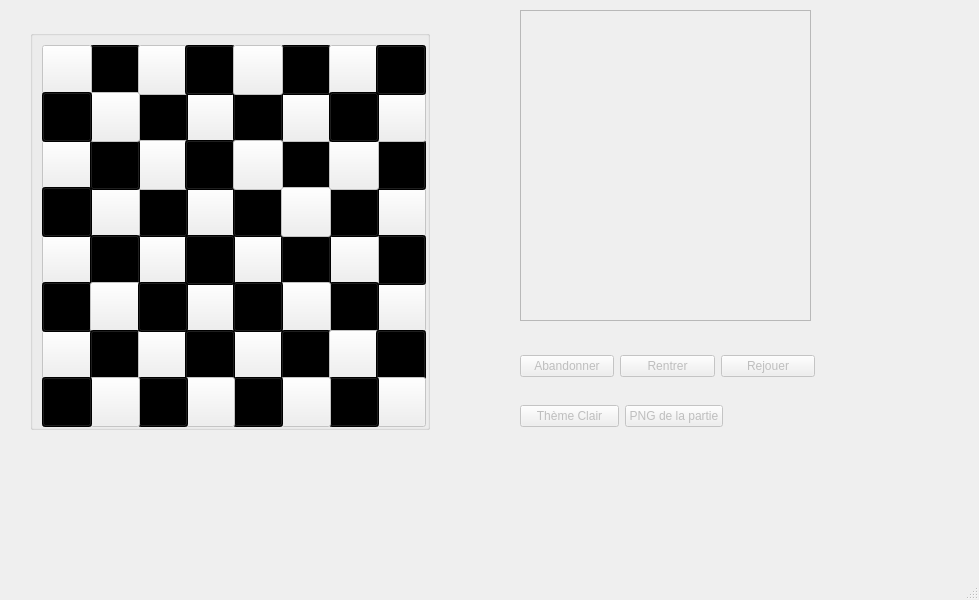
<?xml version="1.0" encoding="UTF-8"?>
<ui version="4.0">
 <class>Jeu_d_echecs</class>
 <widget class="QMainWindow" name="Jeu_d_echecs">
  <property name="enabled">
   <bool>false</bool>
  </property>
  <property name="geometry">
   <rect>
    <x>0</x>
    <y>0</y>
    <width>979</width>
    <height>600</height>
   </rect>
  </property>
  <property name="windowTitle">
   <string>Jeu d'échecs</string>
  </property>
  <widget class="QWidget" name="centralwidget">
   <widget class="QGroupBox" name="Echiquier">
    <property name="enabled">
     <bool>false</bool>
    </property>
    <property name="geometry">
     <rect>
      <x>30</x>
      <y>30</y>
      <width>400</width>
      <height>400</height>
     </rect>
    </property>
    <property name="minimumSize">
     <size>
      <width>400</width>
      <height>400</height>
     </size>
    </property>
    <property name="maximumSize">
     <size>
      <width>400</width>
      <height>400</height>
     </size>
    </property>
    <property name="title">
     <string/>
    </property>
    <layout class="QGridLayout" name="gridLayout_3">
     <item row="0" column="0">
      <layout class="QGridLayout" name="gridLayout_2">
       <item row="11" column="1">
        <widget class="QPushButton" name="A2">
         <property name="minimumSize">
          <size>
           <width>50</width>
           <height>50</height>
          </size>
         </property>
         <property name="maximumSize">
          <size>
           <width>50</width>
           <height>50</height>
          </size>
         </property>
         <property name="text">
          <string/>
         </property>
        </widget>
       </item>
       <item row="10" column="4">
        <widget class="QPushButton" name="D3">
         <property name="minimumSize">
          <size>
           <width>50</width>
           <height>50</height>
          </size>
         </property>
         <property name="maximumSize">
          <size>
           <width>50</width>
           <height>50</height>
          </size>
         </property>
         <property name="text">
          <string/>
         </property>
        </widget>
       </item>
       <item row="9" column="3">
        <widget class="QPushButton" name="C4">
         <property name="minimumSize">
          <size>
           <width>50</width>
           <height>50</height>
          </size>
         </property>
         <property name="maximumSize">
          <size>
           <width>50</width>
           <height>50</height>
          </size>
         </property>
         <property name="text">
          <string/>
         </property>
        </widget>
       </item>
       <item row="9" column="1">
        <widget class="QPushButton" name="A4">
         <property name="minimumSize">
          <size>
           <width>50</width>
           <height>50</height>
          </size>
         </property>
         <property name="maximumSize">
          <size>
           <width>50</width>
           <height>50</height>
          </size>
         </property>
         <property name="text">
          <string/>
         </property>
        </widget>
       </item>
       <item row="10" column="1">
        <widget class="QPushButton" name="A3">
         <property name="minimumSize">
          <size>
           <width>50</width>
           <height>50</height>
          </size>
         </property>
         <property name="maximumSize">
          <size>
           <width>50</width>
           <height>50</height>
          </size>
         </property>
         <property name="styleSheet">
          <string notr="true">background-color:black;</string>
         </property>
         <property name="text">
          <string/>
         </property>
        </widget>
       </item>
       <item row="6" column="6">
        <widget class="QPushButton" name="F6">
         <property name="minimumSize">
          <size>
           <width>50</width>
           <height>50</height>
          </size>
         </property>
         <property name="maximumSize">
          <size>
           <width>50</width>
           <height>50</height>
          </size>
         </property>
         <property name="styleSheet">
          <string notr="true">background-color:black;</string>
         </property>
         <property name="text">
          <string/>
         </property>
        </widget>
       </item>
       <item row="9" column="5">
        <widget class="QPushButton" name="E4">
         <property name="minimumSize">
          <size>
           <width>50</width>
           <height>50</height>
          </size>
         </property>
         <property name="maximumSize">
          <size>
           <width>50</width>
           <height>50</height>
          </size>
         </property>
         <property name="text">
          <string/>
         </property>
        </widget>
       </item>
       <item row="5" column="4">
        <widget class="QPushButton" name="D7">
         <property name="minimumSize">
          <size>
           <width>50</width>
           <height>50</height>
          </size>
         </property>
         <property name="maximumSize">
          <size>
           <width>50</width>
           <height>50</height>
          </size>
         </property>
         <property name="text">
          <string/>
         </property>
        </widget>
       </item>
       <item row="8" column="4">
        <widget class="QPushButton" name="D5">
         <property name="minimumSize">
          <size>
           <width>50</width>
           <height>50</height>
          </size>
         </property>
         <property name="maximumSize">
          <size>
           <width>50</width>
           <height>50</height>
          </size>
         </property>
         <property name="text">
          <string/>
         </property>
        </widget>
       </item>
       <item row="8" column="5">
        <widget class="QPushButton" name="E5">
         <property name="minimumSize">
          <size>
           <width>50</width>
           <height>50</height>
          </size>
         </property>
         <property name="maximumSize">
          <size>
           <width>50</width>
           <height>50</height>
          </size>
         </property>
         <property name="styleSheet">
          <string notr="true">background-color:black;</string>
         </property>
         <property name="text">
          <string/>
         </property>
        </widget>
       </item>
       <item row="9" column="4">
        <widget class="QPushButton" name="D4">
         <property name="minimumSize">
          <size>
           <width>50</width>
           <height>50</height>
          </size>
         </property>
         <property name="maximumSize">
          <size>
           <width>50</width>
           <height>50</height>
          </size>
         </property>
         <property name="styleSheet">
          <string notr="true">background-color:black;</string>
         </property>
         <property name="text">
          <string/>
         </property>
        </widget>
       </item>
       <item row="5" column="6">
        <widget class="QPushButton" name="F7">
         <property name="minimumSize">
          <size>
           <width>50</width>
           <height>50</height>
          </size>
         </property>
         <property name="maximumSize">
          <size>
           <width>50</width>
           <height>50</height>
          </size>
         </property>
         <property name="text">
          <string/>
         </property>
        </widget>
       </item>
       <item row="5" column="5">
        <widget class="QPushButton" name="E7">
         <property name="minimumSize">
          <size>
           <width>50</width>
           <height>50</height>
          </size>
         </property>
         <property name="maximumSize">
          <size>
           <width>50</width>
           <height>50</height>
          </size>
         </property>
         <property name="styleSheet">
          <string notr="true">background-color:black;</string>
         </property>
         <property name="text">
          <string/>
         </property>
        </widget>
       </item>
       <item row="5" column="3">
        <widget class="QPushButton" name="C7">
         <property name="minimumSize">
          <size>
           <width>50</width>
           <height>50</height>
          </size>
         </property>
         <property name="maximumSize">
          <size>
           <width>50</width>
           <height>50</height>
          </size>
         </property>
         <property name="styleSheet">
          <string notr="true">background-color:black;</string>
         </property>
         <property name="text">
          <string/>
         </property>
        </widget>
       </item>
       <item row="8" column="3">
        <widget class="QPushButton" name="C5">
         <property name="minimumSize">
          <size>
           <width>50</width>
           <height>50</height>
          </size>
         </property>
         <property name="maximumSize">
          <size>
           <width>50</width>
           <height>50</height>
          </size>
         </property>
         <property name="styleSheet">
          <string notr="true">background-color:black;</string>
         </property>
         <property name="text">
          <string/>
         </property>
        </widget>
       </item>
       <item row="6" column="3">
        <widget class="QPushButton" name="C6">
         <property name="minimumSize">
          <size>
           <width>50</width>
           <height>50</height>
          </size>
         </property>
         <property name="maximumSize">
          <size>
           <width>50</width>
           <height>50</height>
          </size>
         </property>
         <property name="text">
          <string/>
         </property>
        </widget>
       </item>
       <item row="6" column="4">
        <widget class="QPushButton" name="D6">
         <property name="minimumSize">
          <size>
           <width>50</width>
           <height>50</height>
          </size>
         </property>
         <property name="maximumSize">
          <size>
           <width>50</width>
           <height>50</height>
          </size>
         </property>
         <property name="styleSheet">
          <string notr="true">background-color:black;</string>
         </property>
         <property name="text">
          <string/>
         </property>
        </widget>
       </item>
       <item row="8" column="2">
        <widget class="QPushButton" name="B5">
         <property name="minimumSize">
          <size>
           <width>50</width>
           <height>50</height>
          </size>
         </property>
         <property name="maximumSize">
          <size>
           <width>50</width>
           <height>50</height>
          </size>
         </property>
         <property name="text">
          <string/>
         </property>
        </widget>
       </item>
       <item row="6" column="1">
        <widget class="QPushButton" name="A6">
         <property name="minimumSize">
          <size>
           <width>50</width>
           <height>50</height>
          </size>
         </property>
         <property name="maximumSize">
          <size>
           <width>50</width>
           <height>50</height>
          </size>
         </property>
         <property name="toolTipDuration">
          <number>-1</number>
         </property>
         <property name="text">
          <string/>
         </property>
        </widget>
       </item>
       <item row="6" column="2">
        <widget class="QPushButton" name="B6">
         <property name="minimumSize">
          <size>
           <width>50</width>
           <height>50</height>
          </size>
         </property>
         <property name="maximumSize">
          <size>
           <width>50</width>
           <height>50</height>
          </size>
         </property>
         <property name="styleSheet">
          <string notr="true">background-color:black;</string>
         </property>
         <property name="text">
          <string/>
         </property>
        </widget>
       </item>
       <item row="4" column="2">
        <widget class="QPushButton" name="B8">
         <property name="minimumSize">
          <size>
           <width>50</width>
           <height>50</height>
          </size>
         </property>
         <property name="maximumSize">
          <size>
           <width>50</width>
           <height>50</height>
          </size>
         </property>
         <property name="styleSheet">
          <string notr="true">background-color:black;</string>
         </property>
         <property name="text">
          <string/>
         </property>
        </widget>
       </item>
       <item row="5" column="2">
        <widget class="QPushButton" name="B7">
         <property name="minimumSize">
          <size>
           <width>50</width>
           <height>50</height>
          </size>
         </property>
         <property name="maximumSize">
          <size>
           <width>50</width>
           <height>50</height>
          </size>
         </property>
         <property name="text">
          <string/>
         </property>
        </widget>
       </item>
       <item row="4" column="3">
        <widget class="QPushButton" name="C8">
         <property name="minimumSize">
          <size>
           <width>50</width>
           <height>50</height>
          </size>
         </property>
         <property name="maximumSize">
          <size>
           <width>50</width>
           <height>50</height>
          </size>
         </property>
         <property name="text">
          <string/>
         </property>
        </widget>
       </item>
       <item row="4" column="1">
        <widget class="QPushButton" name="A8">
         <property name="minimumSize">
          <size>
           <width>50</width>
           <height>50</height>
          </size>
         </property>
         <property name="maximumSize">
          <size>
           <width>50</width>
           <height>50</height>
          </size>
         </property>
         <property name="text">
          <string/>
         </property>
        </widget>
       </item>
       <item row="9" column="2">
        <widget class="QPushButton" name="B4">
         <property name="minimumSize">
          <size>
           <width>50</width>
           <height>50</height>
          </size>
         </property>
         <property name="maximumSize">
          <size>
           <width>50</width>
           <height>50</height>
          </size>
         </property>
         <property name="styleSheet">
          <string notr="true">background-color:black;</string>
         </property>
         <property name="text">
          <string/>
         </property>
        </widget>
       </item>
       <item row="10" column="2">
        <widget class="QPushButton" name="B3">
         <property name="minimumSize">
          <size>
           <width>50</width>
           <height>50</height>
          </size>
         </property>
         <property name="maximumSize">
          <size>
           <width>50</width>
           <height>50</height>
          </size>
         </property>
         <property name="text">
          <string/>
         </property>
        </widget>
       </item>
       <item row="4" column="6">
        <widget class="QPushButton" name="F8">
         <property name="minimumSize">
          <size>
           <width>50</width>
           <height>50</height>
          </size>
         </property>
         <property name="maximumSize">
          <size>
           <width>50</width>
           <height>50</height>
          </size>
         </property>
         <property name="styleSheet">
          <string notr="true">background-color:black;</string>
         </property>
         <property name="text">
          <string/>
         </property>
        </widget>
       </item>
       <item row="11" column="2">
        <widget class="QPushButton" name="B2">
         <property name="minimumSize">
          <size>
           <width>50</width>
           <height>50</height>
          </size>
         </property>
         <property name="maximumSize">
          <size>
           <width>50</width>
           <height>50</height>
          </size>
         </property>
         <property name="styleSheet">
          <string notr="true">background-color:black;</string>
         </property>
         <property name="text">
          <string/>
         </property>
        </widget>
       </item>
       <item row="10" column="8">
        <widget class="QPushButton" name="H3">
         <property name="minimumSize">
          <size>
           <width>50</width>
           <height>50</height>
          </size>
         </property>
         <property name="maximumSize">
          <size>
           <width>50</width>
           <height>50</height>
          </size>
         </property>
         <property name="text">
          <string/>
         </property>
        </widget>
       </item>
       <item row="8" column="8">
        <widget class="QPushButton" name="H5">
         <property name="minimumSize">
          <size>
           <width>50</width>
           <height>50</height>
          </size>
         </property>
         <property name="maximumSize">
          <size>
           <width>50</width>
           <height>50</height>
          </size>
         </property>
         <property name="text">
          <string/>
         </property>
        </widget>
       </item>
       <item row="9" column="8">
        <widget class="QPushButton" name="H4">
         <property name="minimumSize">
          <size>
           <width>50</width>
           <height>50</height>
          </size>
         </property>
         <property name="maximumSize">
          <size>
           <width>50</width>
           <height>50</height>
          </size>
         </property>
         <property name="styleSheet">
          <string notr="true">background-color:black;</string>
         </property>
         <property name="text">
          <string/>
         </property>
        </widget>
       </item>
       <item row="9" column="7">
        <widget class="QPushButton" name="G4">
         <property name="minimumSize">
          <size>
           <width>50</width>
           <height>50</height>
          </size>
         </property>
         <property name="maximumSize">
          <size>
           <width>50</width>
           <height>50</height>
          </size>
         </property>
         <property name="text">
          <string/>
         </property>
        </widget>
       </item>
       <item row="9" column="6">
        <widget class="QPushButton" name="F4">
         <property name="minimumSize">
          <size>
           <width>50</width>
           <height>50</height>
          </size>
         </property>
         <property name="maximumSize">
          <size>
           <width>50</width>
           <height>50</height>
          </size>
         </property>
         <property name="styleSheet">
          <string notr="true">background-color:black;</string>
         </property>
         <property name="text">
          <string/>
         </property>
        </widget>
       </item>
       <item row="10" column="7">
        <widget class="QPushButton" name="G3">
         <property name="minimumSize">
          <size>
           <width>50</width>
           <height>50</height>
          </size>
         </property>
         <property name="maximumSize">
          <size>
           <width>50</width>
           <height>50</height>
          </size>
         </property>
         <property name="styleSheet">
          <string notr="true">background-color:black;</string>
         </property>
         <property name="text">
          <string/>
         </property>
        </widget>
       </item>
       <item row="10" column="6">
        <widget class="QPushButton" name="F3">
         <property name="minimumSize">
          <size>
           <width>50</width>
           <height>50</height>
          </size>
         </property>
         <property name="maximumSize">
          <size>
           <width>50</width>
           <height>50</height>
          </size>
         </property>
         <property name="text">
          <string/>
         </property>
        </widget>
       </item>
       <item row="11" column="5">
        <widget class="QPushButton" name="E2">
         <property name="minimumSize">
          <size>
           <width>50</width>
           <height>50</height>
          </size>
         </property>
         <property name="maximumSize">
          <size>
           <width>50</width>
           <height>50</height>
          </size>
         </property>
         <property name="text">
          <string/>
         </property>
        </widget>
       </item>
       <item row="11" column="3">
        <widget class="QPushButton" name="C2">
         <property name="minimumSize">
          <size>
           <width>50</width>
           <height>50</height>
          </size>
         </property>
         <property name="maximumSize">
          <size>
           <width>50</width>
           <height>50</height>
          </size>
         </property>
         <property name="text">
          <string/>
         </property>
        </widget>
       </item>
       <item row="4" column="7">
        <widget class="QPushButton" name="G8">
         <property name="minimumSize">
          <size>
           <width>50</width>
           <height>50</height>
          </size>
         </property>
         <property name="maximumSize">
          <size>
           <width>50</width>
           <height>50</height>
          </size>
         </property>
         <property name="text">
          <string/>
         </property>
        </widget>
       </item>
       <item row="8" column="7">
        <widget class="QPushButton" name="G5">
         <property name="minimumSize">
          <size>
           <width>50</width>
           <height>50</height>
          </size>
         </property>
         <property name="maximumSize">
          <size>
           <width>50</width>
           <height>50</height>
          </size>
         </property>
         <property name="styleSheet">
          <string notr="true">background-color:black;</string>
         </property>
         <property name="text">
          <string/>
         </property>
        </widget>
       </item>
       <item row="6" column="8">
        <widget class="QPushButton" name="H6">
         <property name="minimumSize">
          <size>
           <width>50</width>
           <height>50</height>
          </size>
         </property>
         <property name="maximumSize">
          <size>
           <width>50</width>
           <height>50</height>
          </size>
         </property>
         <property name="styleSheet">
          <string notr="true">background-color:black;</string>
         </property>
         <property name="text">
          <string/>
         </property>
        </widget>
       </item>
       <item row="8" column="6">
        <widget class="QPushButton" name="F5">
         <property name="minimumSize">
          <size>
           <width>50</width>
           <height>50</height>
          </size>
         </property>
         <property name="maximumSize">
          <size>
           <width>50</width>
           <height>50</height>
          </size>
         </property>
         <property name="text">
          <string/>
         </property>
        </widget>
       </item>
       <item row="10" column="5">
        <widget class="QPushButton" name="E3">
         <property name="minimumSize">
          <size>
           <width>50</width>
           <height>50</height>
          </size>
         </property>
         <property name="maximumSize">
          <size>
           <width>50</width>
           <height>50</height>
          </size>
         </property>
         <property name="styleSheet">
          <string notr="true">background-color:black;</string>
         </property>
         <property name="text">
          <string/>
         </property>
        </widget>
       </item>
       <item row="5" column="8">
        <widget class="QPushButton" name="H7">
         <property name="minimumSize">
          <size>
           <width>50</width>
           <height>50</height>
          </size>
         </property>
         <property name="maximumSize">
          <size>
           <width>50</width>
           <height>50</height>
          </size>
         </property>
         <property name="text">
          <string/>
         </property>
        </widget>
       </item>
       <item row="11" column="4">
        <widget class="QPushButton" name="D2">
         <property name="minimumSize">
          <size>
           <width>50</width>
           <height>50</height>
          </size>
         </property>
         <property name="maximumSize">
          <size>
           <width>50</width>
           <height>50</height>
          </size>
         </property>
         <property name="styleSheet">
          <string notr="true">background-color:black;</string>
         </property>
         <property name="text">
          <string/>
         </property>
        </widget>
       </item>
       <item row="6" column="7">
        <widget class="QPushButton" name="G6">
         <property name="minimumSize">
          <size>
           <width>50</width>
           <height>50</height>
          </size>
         </property>
         <property name="maximumSize">
          <size>
           <width>50</width>
           <height>50</height>
          </size>
         </property>
         <property name="text">
          <string/>
         </property>
        </widget>
       </item>
       <item row="11" column="6">
        <widget class="QPushButton" name="F2">
         <property name="minimumSize">
          <size>
           <width>50</width>
           <height>50</height>
          </size>
         </property>
         <property name="maximumSize">
          <size>
           <width>50</width>
           <height>50</height>
          </size>
         </property>
         <property name="styleSheet">
          <string notr="true">background-color:black;</string>
         </property>
         <property name="text">
          <string/>
         </property>
        </widget>
       </item>
       <item row="5" column="7">
        <widget class="QPushButton" name="G7">
         <property name="minimumSize">
          <size>
           <width>50</width>
           <height>50</height>
          </size>
         </property>
         <property name="maximumSize">
          <size>
           <width>50</width>
           <height>50</height>
          </size>
         </property>
         <property name="styleSheet">
          <string notr="true">background-color:black;</string>
         </property>
         <property name="text">
          <string/>
         </property>
        </widget>
       </item>
       <item row="4" column="8">
        <widget class="QPushButton" name="H8">
         <property name="minimumSize">
          <size>
           <width>50</width>
           <height>50</height>
          </size>
         </property>
         <property name="maximumSize">
          <size>
           <width>50</width>
           <height>50</height>
          </size>
         </property>
         <property name="styleSheet">
          <string notr="true">background-color:black;</string>
         </property>
         <property name="text">
          <string/>
         </property>
        </widget>
       </item>
       <item row="5" column="1">
        <widget class="QPushButton" name="A7">
         <property name="minimumSize">
          <size>
           <width>50</width>
           <height>50</height>
          </size>
         </property>
         <property name="maximumSize">
          <size>
           <width>50</width>
           <height>50</height>
          </size>
         </property>
         <property name="styleSheet">
          <string notr="true">background-color:black;</string>
         </property>
         <property name="text">
          <string/>
         </property>
        </widget>
       </item>
       <item row="8" column="1">
        <widget class="QPushButton" name="A5">
         <property name="minimumSize">
          <size>
           <width>50</width>
           <height>50</height>
          </size>
         </property>
         <property name="maximumSize">
          <size>
           <width>50</width>
           <height>50</height>
          </size>
         </property>
         <property name="styleSheet">
          <string notr="true">background-color:black;</string>
         </property>
         <property name="text">
          <string/>
         </property>
        </widget>
       </item>
       <item row="4" column="4">
        <widget class="QPushButton" name="D8">
         <property name="minimumSize">
          <size>
           <width>50</width>
           <height>50</height>
          </size>
         </property>
         <property name="maximumSize">
          <size>
           <width>50</width>
           <height>50</height>
          </size>
         </property>
         <property name="styleSheet">
          <string notr="true">background-color:black;</string>
         </property>
         <property name="text">
          <string/>
         </property>
        </widget>
       </item>
       <item row="4" column="5">
        <widget class="QPushButton" name="E8">
         <property name="minimumSize">
          <size>
           <width>50</width>
           <height>50</height>
          </size>
         </property>
         <property name="maximumSize">
          <size>
           <width>50</width>
           <height>50</height>
          </size>
         </property>
         <property name="text">
          <string/>
         </property>
        </widget>
       </item>
       <item row="10" column="3">
        <widget class="QPushButton" name="C3">
         <property name="minimumSize">
          <size>
           <width>50</width>
           <height>50</height>
          </size>
         </property>
         <property name="maximumSize">
          <size>
           <width>50</width>
           <height>50</height>
          </size>
         </property>
         <property name="styleSheet">
          <string notr="true">background-color:black;</string>
         </property>
         <property name="text">
          <string/>
         </property>
        </widget>
       </item>
       <item row="6" column="5">
        <widget class="QPushButton" name="E6">
         <property name="minimumSize">
          <size>
           <width>50</width>
           <height>50</height>
          </size>
         </property>
         <property name="maximumSize">
          <size>
           <width>50</width>
           <height>50</height>
          </size>
         </property>
         <property name="text">
          <string/>
         </property>
        </widget>
       </item>
       <item row="11" column="7">
        <widget class="QPushButton" name="G2">
         <property name="minimumSize">
          <size>
           <width>50</width>
           <height>50</height>
          </size>
         </property>
         <property name="maximumSize">
          <size>
           <width>50</width>
           <height>50</height>
          </size>
         </property>
         <property name="text">
          <string/>
         </property>
        </widget>
       </item>
       <item row="11" column="8">
        <widget class="QPushButton" name="H2">
         <property name="minimumSize">
          <size>
           <width>50</width>
           <height>50</height>
          </size>
         </property>
         <property name="maximumSize">
          <size>
           <width>50</width>
           <height>50</height>
          </size>
         </property>
         <property name="styleSheet">
          <string notr="true">background-color:black;</string>
         </property>
         <property name="text">
          <string/>
         </property>
        </widget>
       </item>
       <item row="14" column="8">
        <widget class="QPushButton" name="H1">
         <property name="minimumSize">
          <size>
           <width>50</width>
           <height>50</height>
          </size>
         </property>
         <property name="maximumSize">
          <size>
           <width>50</width>
           <height>50</height>
          </size>
         </property>
         <property name="text">
          <string/>
         </property>
        </widget>
       </item>
       <item row="14" column="7">
        <widget class="QPushButton" name="G1">
         <property name="minimumSize">
          <size>
           <width>50</width>
           <height>50</height>
          </size>
         </property>
         <property name="maximumSize">
          <size>
           <width>50</width>
           <height>50</height>
          </size>
         </property>
         <property name="styleSheet">
          <string notr="true">background-color:black;</string>
         </property>
         <property name="text">
          <string/>
         </property>
        </widget>
       </item>
       <item row="14" column="6">
        <widget class="QPushButton" name="F1">
         <property name="minimumSize">
          <size>
           <width>50</width>
           <height>50</height>
          </size>
         </property>
         <property name="maximumSize">
          <size>
           <width>50</width>
           <height>50</height>
          </size>
         </property>
         <property name="text">
          <string/>
         </property>
        </widget>
       </item>
       <item row="14" column="5">
        <widget class="QPushButton" name="E1">
         <property name="minimumSize">
          <size>
           <width>50</width>
           <height>50</height>
          </size>
         </property>
         <property name="maximumSize">
          <size>
           <width>50</width>
           <height>50</height>
          </size>
         </property>
         <property name="styleSheet">
          <string notr="true">background-color:black;</string>
         </property>
         <property name="text">
          <string/>
         </property>
        </widget>
       </item>
       <item row="14" column="4">
        <widget class="QPushButton" name="D1">
         <property name="minimumSize">
          <size>
           <width>50</width>
           <height>50</height>
          </size>
         </property>
         <property name="maximumSize">
          <size>
           <width>50</width>
           <height>50</height>
          </size>
         </property>
         <property name="text">
          <string/>
         </property>
        </widget>
       </item>
       <item row="14" column="3">
        <widget class="QPushButton" name="C1">
         <property name="minimumSize">
          <size>
           <width>50</width>
           <height>50</height>
          </size>
         </property>
         <property name="maximumSize">
          <size>
           <width>50</width>
           <height>50</height>
          </size>
         </property>
         <property name="styleSheet">
          <string notr="true">background-color:black;</string>
         </property>
         <property name="text">
          <string/>
         </property>
        </widget>
       </item>
       <item row="14" column="2">
        <widget class="QPushButton" name="B1">
         <property name="minimumSize">
          <size>
           <width>50</width>
           <height>50</height>
          </size>
         </property>
         <property name="maximumSize">
          <size>
           <width>50</width>
           <height>50</height>
          </size>
         </property>
         <property name="text">
          <string/>
         </property>
        </widget>
       </item>
       <item row="14" column="1">
        <widget class="QPushButton" name="A1">
         <property name="minimumSize">
          <size>
           <width>50</width>
           <height>50</height>
          </size>
         </property>
         <property name="maximumSize">
          <size>
           <width>50</width>
           <height>50</height>
          </size>
         </property>
         <property name="styleSheet">
          <string notr="true">background-color:black;</string>
         </property>
         <property name="text">
          <string/>
         </property>
        </widget>
       </item>
      </layout>
     </item>
    </layout>
   </widget>
   <widget class="QListView" name="listView">
    <property name="geometry">
     <rect>
      <x>520</x>
      <y>10</y>
      <width>291</width>
      <height>311</height>
     </rect>
    </property>
   </widget>
   <widget class="QWidget" name="layoutWidget">
    <property name="geometry">
     <rect>
      <x>520</x>
      <y>340</y>
      <width>295</width>
      <height>52</height>
     </rect>
    </property>
    <layout class="QHBoxLayout" name="horizontalLayout_3">
     <item>
      <widget class="QPushButton" name="Abandonner">
       <property name="text">
        <string>Abandonner</string>
       </property>
      </widget>
     </item>
     <item>
      <widget class="QPushButton" name="Rentrer">
       <property name="text">
        <string>Rentrer</string>
       </property>
      </widget>
     </item>
     <item>
      <widget class="QPushButton" name="Rejouer">
       <property name="text">
        <string>Rejouer</string>
       </property>
      </widget>
     </item>
    </layout>
   </widget>
   <widget class="QWidget" name="layoutWidget">
    <property name="geometry">
     <rect>
      <x>520</x>
      <y>390</y>
      <width>203</width>
      <height>52</height>
     </rect>
    </property>
    <layout class="QHBoxLayout" name="horizontalLayout_2">
     <item>
      <widget class="QPushButton" name="theme">
       <property name="text">
        <string>Thème Clair</string>
       </property>
      </widget>
     </item>
     <item>
      <widget class="QPushButton" name="Png">
       <property name="text">
        <string>PNG de la partie</string>
       </property>
      </widget>
     </item>
    </layout>
   </widget>
  </widget>
  <widget class="QMenuBar" name="menubar">
   <property name="geometry">
    <rect>
     <x>0</x>
     <y>0</y>
     <width>979</width>
     <height>26</height>
    </rect>
   </property>
  </widget>
  <widget class="QStatusBar" name="statusbar"/>
 </widget>
 <resources/>
 <connections/>
</ui>
